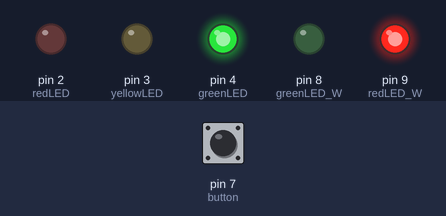
A sketch run on a simulated Arduino Uno, built with avr-gcc and run on an emulated ATmega328P. On the bench: output pins drawn as LEDs (lit = HIGH). Inputs (shaded band) come from the test bench; at power-on: pin 7 (button) HIGH.

Above: at 1.2 s.
1.3 s: pin 7 (button) pulled LOW for 0.15 s
At 6.2 s:
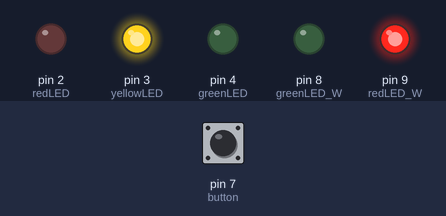
At 7.8 s:
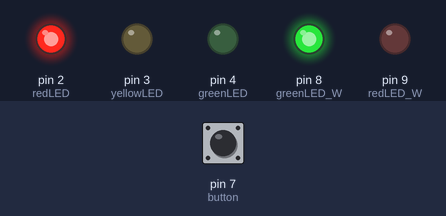
Timing chart, 0 to 13.4 s (numbered marks = the images above; inputs shaded):
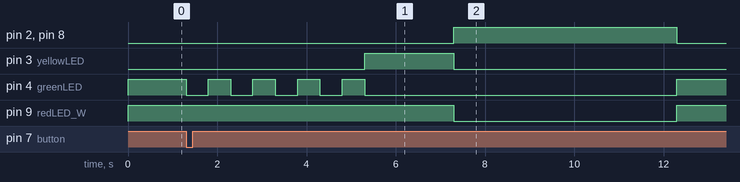

Measured:
- after the input at 1.3 s, pin 2 (redLED), pin 8 (greenLED_W): LOW → HIGH after 6.0 s, → LOW 5.0 s later; pin 3 (yellowLED): LOW → HIGH after 4.0 s, → LOW 2.0 s later; pin 4 (greenLED): goes 4 × (LOW 0.50 s, HIGH 0.50 s), LOW 7.0 s, then HIGH, starting at once; pin 9 (redLED_W): HIGH → LOW after 6.0 s, → HIGH 5.0 s later

The sketch:

MiniProject_TrafficLight.ino
```cpp
bool walkState= false;
bool lastButtonState= LOW;

int greenLED= 4;
int yellowLED= 3;
int redLED= 2;
int greenLED_W = 8;
int redLED_W = 9;
int button = 7;

void setup() {
  pinMode(greenLED, OUTPUT);
  pinMode(yellowLED, OUTPUT);
  pinMode(redLED, OUTPUT);
  pinMode(greenLED_W, OUTPUT);
  pinMode(redLED_W, OUTPUT);
  pinMode(button, INPUT_PULLUP);
}

void loop() {
  bool buttonstate = digitalRead(button);

  // Default State: Traffic Green, Pedestrian Red
  updateLights(HIGH, LOW, LOW, LOW, HIGH);

  // Check for button press (Detecting the falling edge)
  if(buttonstate == LOW && lastButtonState == HIGH) {
    // 1. Finish Traffic Green (Blink it)
    for(int i=0; i<=3; i++) {
      digitalWrite(greenLED, LOW); delay(500);
      digitalWrite(greenLED, HIGH); delay(500);
    }

    // 2. Traffic Yellow
    updateLights(LOW, HIGH, LOW, LOW, HIGH);
    delay(2000);

    // 3. Traffic Red / Pedestrian Green (WALK!)
    updateLights(LOW, LOW, HIGH, HIGH, LOW);
    delay(5000); // Give them time to cross

    // 4. Pedestrian Red again
    digitalWrite(greenLED_W, LOW);
    digitalWrite(redLED_W, HIGH);
  }

  lastButtonState = buttonstate;
}

// Handy helper function to set all LEDs at once
void updateLights(int g, int y, int r, int gW, int rW) {
  digitalWrite(greenLED, g);
  digitalWrite(yellowLED, y);
  digitalWrite(redLED, r);
  digitalWrite(greenLED_W, gW);
  digitalWrite(redLED_W, rW);
}
```
